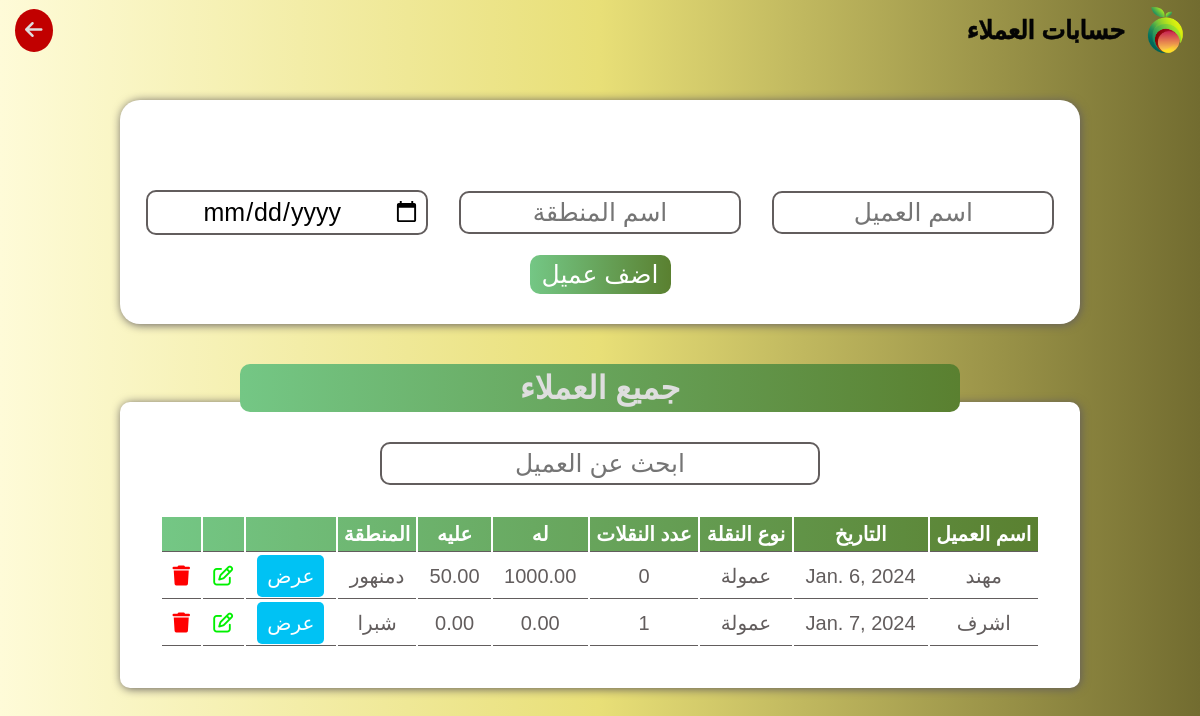
Page /suppliersaccounts (signed in) on the earlier database version.
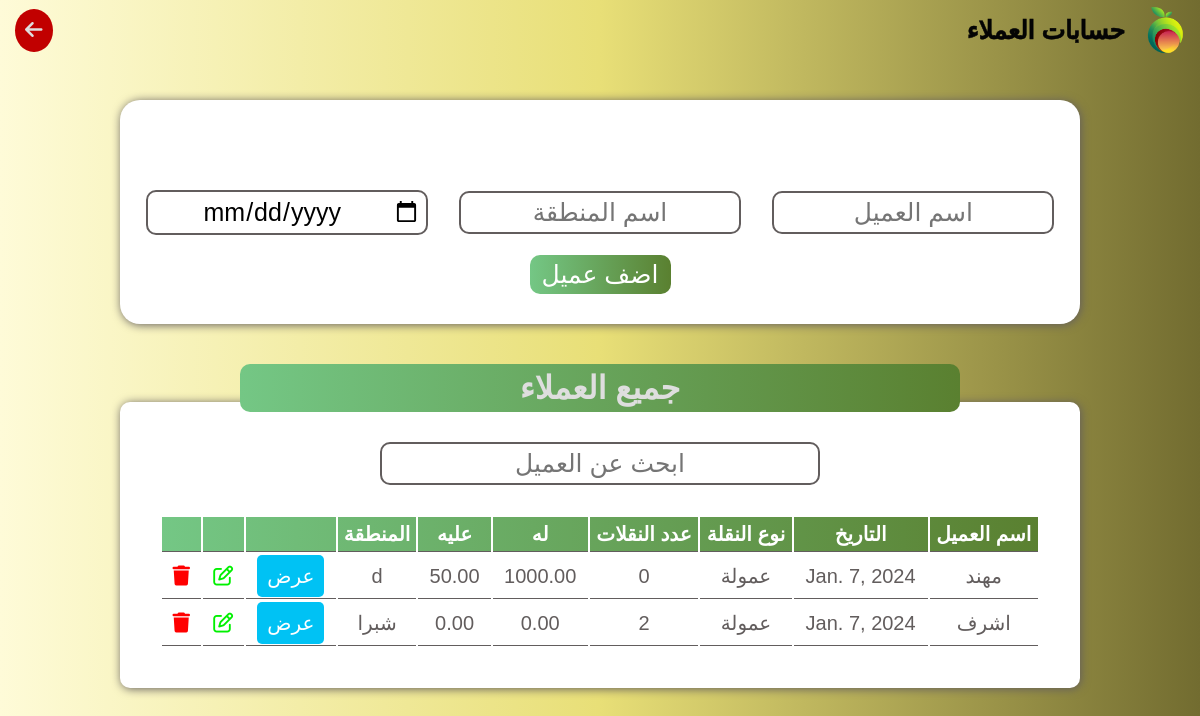
Same page on the later database version.
### user/models.py (models this page shows, shortened)
class Supplier(models.Model):
    name = models.CharField(max_length=30)
    place = models.CharField(max_length=70, default='غير محدد')
    date = models.DateField(default=timezone.now().date())
    type = models.CharField(max_length=30, default='عمولة')
    his_money = models.DecimalField(max_digits=10, decimal_places=2, default=0)
    on_him_money = models.DecimalField(max_digits=10, decimal_places=2,default=0)
    total = models.DecimalField(max_digits=10, decimal_places=2, blank=True, null=True)
    num_of_containers = models.PositiveIntegerField(default=0)
    @property
    def total(self):
        return self.his_money - self.on_him_money
    @property
    def num_of_containers(self):
        return self.container_set.count()

### user/views.py (the view, shortened to what this page needs)
# urls.py: path('suppliersaccounts',views.suppliers_accounts, name='suppliersaccounts' ),
@login_required(login_url="login")
def suppliers_accounts(request):
    sup = Supplier.objects.all()
    context = {'sup': sup}
    return render(request, 'suppliersaccounts.html', context)

### templates/suppliersaccounts.html (shortened to what this page needs)
{% load static %}
<!DOCTYPE html>
<html lang="en">
<head>
    <link rel="stylesheet" href="https://cdnjs.cloudflare.com/ajax/libs/font-awesome/6.5.1/css/all.min.css" />
    <link rel="stylesheet" href="{% static "css/main.css" %}">
</head>
<body>
    <header>
        <div class="main">
            <img src="{% static "images/logo.png" %}" alt="">
            <h1>حسابات العملاء</h1>
        </div>
        <a href="#" onclick="goBack()"><i class="fa-solid fa-arrow-left"></i></a>
    </header>
    <div class="todayscar">
        <form method ="POST"  class="addcar" action="{% url "suppliersaccounts" %}">
            <ul class="messages">
            </ul>
            <div>
                <input name ="name" type="text" placeholder="اسم العميل">
                <input name = 'place' type="text" placeholder="اسم المنطقة">
                <input name = 'date' type="date" placeholder="المنظقة">
            </div>
            <button class="addbtn">اضف عميل</button>
        </form>
        <div class="title">
            <h1>جميع العملاء</h1>
        </div>
        <div class="table">
            <input id="searchbar" type="text" placeholder="ابحث عن العميل">
            <table>
                <thead>
                    <tr>
                        <th>اسم العميل</th>
                        <th>التاريخ</th>
                        <th>نوع النقلة</th>
                        <th>عدد النقلات</th>
                        <th>له</th>
                        <th>عليه</th>
                        <th>المنطقة</th>
                        <th></th>
                        <th></th>
                        <th></th>
                    </tr>
                </thead>
                <tbody id="tablebody">
                    {% for sup in sup  %}
                    <tr>
                        <td>{{sup.name}}</td>
                        <td>{{sup.date}}</td>
                        <td>عمولة</td>
                        <td>{{sup.num_of_containers}}</td>
                        <td>{{sup.his_money}}</td>
                        <td>{{sup.on_him_money}}</td>
                        <td>{{sup.place}}</td>
                        <td><a href="{% url "supplierpage" sup.id %}" class="type" id="show" style='text-decoration:none;'>عرض</a></td>
                        <td><a href="{% url "supplierupdate" sup.id %}"><button id="editsupplier" class="btn" style="color: #00F000;"><i class="fa-regular fa-pen-to-square"></i></button></a></td>
                        <td><a href="{% url "suppliersdelete" sup.id %}" ><button id="deletecar" class="btn"  style="color: #FF0000;" ><i class="fa-solid fa-trash"></i></button></a></td>
                    </tr>
                    {% endfor %}
                </tbody>
            </table>
        </div>
    </div>
</body>
</html>

Differences in the rows shown:
changed Supplier "مهند": date "Jan. 6, 2024" → "Jan. 7, 2024"; place "دمنهور" → "d"
computed for Supplier "اشرف": num_of_containers "1" → "2"
